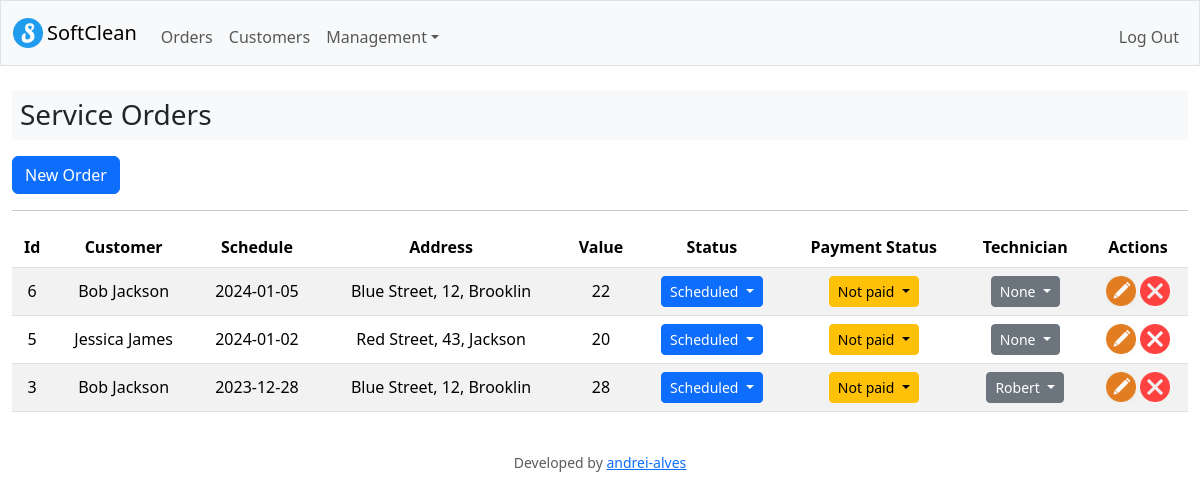
/orders (signed in), run on the app's committed database.
### tables this page shows
CREATE TABLE orders (
    id INTEGER PRIMARY KEY AUTOINCREMENT NOT NULL,
    customer_id INTERGER NOT NULL,
    register_date TIMESTAMP NOT NULL,
    execution_date DATE NOT NULL,
    time TEXT,
    amount NUMERIC NOT NULL,
    discount NUMERIC,
    status TEXT NOT NULL,
    payment TEXT NOT NULL,
    payment_status TEXT NOT NULL, technician TEXT,
    FOREIGN KEY(customer_id) REFERENCES customers(id)
);

CREATE TABLE customers (
    id INTEGER PRIMARY KEY AUTOINCREMENT NOT NULL,
    name TEXT NOT NULL,
    phone TEXT NOT NULL,
    phone2 TEXT,
    address TEXT,
    address_number TEXT,
    address_complement TEXT,
    neighborhood TEXT,
    city TEXT
);

### app.py (the view)
@app.route("/orders", methods=["GET", "POST"])
@login_required
def orders():
    order_status = [
        "Scheduled",
        "Done",
        "Canceled"
    ]
    payment_types = [
        "Cash",
        "Credit Card",
        "Debit Card",
        "Transfer",
        "Uninformed"
    ]
    payment_status = [
        "Paid",
        "Not paid"
    ]
    technicians_search = db.execute(
        "SELECT name FROM staff WHERE role = 'Technician';"
    )
    technicians = []
    for row in technicians_search:
        technicians.append(row["name"])
    if request.method == "POST":
        if not request.form.get("name"):
            flash("You must provide a username")
            return redirect("/orders")
        elif not request.form.get("date"):
            flash("You must provide a scheduling date")
            return redirect("/orders")
        elif not request.form.get("service"):
            flash("You must provide at least a service item")
            return redirect("/orders")
        rows = db.execute(
            "SELECT * FROM customers WHERE name = ?", request.form.get("name")
        )
        if len(rows) != 1:
            flash("Customer not registered")
            return redirect("/orders")
        timestamp = datetime.now()
        db.execute(
            "INSERT INTO orders (customer_id, register_date, execution_date, time, amount, discount, status, payment, payment_status) VALUES (?, ?, ?, ?, ?, ?, ?, ?, ?);",
            request.form.get("customer_id"),
            timestamp,
            request.form.get("date"),
            request.form.get("time"),
            int(request.form.get("total")),
            0 if request.form.get("total_discount") == '' else int(request.form.get("total_discount")),
            "Scheduled",
            request.form.get("payment_type"),
            "Not paid"
        )
        order_id = db.execute(
            "SELECT id FROM orders ORDER BY id DESC LIMIT 1;"
        )
        for i in range(len(request.form.getlist("service"))):
            db.execute(
                "INSERT INTO services_ordered (order_id, service, quantity, price_un, discount_un) VALUES (?, ?, ?, ?, ?);",
                order_id[0]["id"],
                request.form.getlist("service")[i],
                int(request.form.getlist("quantity")[i]),
                int(request.form.getlist("price_un")[i]),
                int(request.form.getlist("discount_un")[i]) if request.form.getlist("discount_un")[i] != '' else '',
            )
        return redirect("/orders")
    else:
        orders = db.execute(
            "SELECT orders.id, customers.name, orders.execution_date, customers.address, customers.address_number, customers.neighborhood, orders.amount, orders.status, orders.payment_status, orders.technician FROM orders INNER JOIN customers ON orders.customer_id=customers.id ORDER BY orders.id DESC;"
        )
        print(technicians)
        return render_template("orders.html", order_status=order_status, payment_status=payment_status, payment_types=payment_types, technicians=technicians, orders=orders)

### app.py (called while the page is built)
@app.after_request
def after_request(response):
    response.headers["Cache-Control"] = "no-cache, no-store, must-revalidate"
    response.headers["Expires"] = 0
    response.headers["Pragma"] = "no-cache"
    return response

### helpers.py (called while the page is built)
def login_required(f):
    @wraps(f)
    def decorated_function(*args, **kwargs):
        if session.get("user_id") is None:
            return redirect("/login")
        return f(*args, **kwargs)
    return decorated_function

### templates/orders.html (shortened to what this page needs)
{% extends "layout.html" %}
{% block main %}
<div class="d-flex justify-content-center mb-2">
  <h3 class="bg-light w-100 p-2 text-start">Service Orders</h3>
</div>
<div class="text-start">
  <button type="button" class="btn btn-primary" data-bs-toggle="modal" data-bs-target="#staticBackdrop">
    New Order
  </button>
</div>
<hr>
<div class="table-responsive">
  <table class="table table-striped table-hover align-middle">
    <thead>
      <tr>
        <th scope="col">Id</th>
        <th scope="col">Customer</th>
        <th scope="col">Schedule</th>
        <th scope="col">Address</th>
        <th scope="col">Value</th>
        <th scope="col">Status</th>
        <th scope="col">Payment Status</th>
        <th scope="col">Technician</th>
        <th scope="col">Actions</th>
      </tr>
    </thead>
    <tbody>
      {% for order in orders %}
      <tr>
        <td scope="row">{{ order["id"] }}</td>
        <td scope="row">{{ order["name"] }}</td>
        <td>{{ order["execution_date"] }}</td>
        <td>{{ order["address"] }}, {{ order["address_number"] }}, {{ order["neighborhood"] }}</td>
        <td>{{ order["amount"] }}</td>
        <td>
          <div class="dropdown">
            <button class="btn btn-sm dropdown-toggle
            {% if order['status'] == 'Scheduled' %}
              btn-primary
            {% elif order['status'] == 'Done' %}
              btn-success
            {% else %}
              btn-danger
            {% endif %}" type="button" data-bs-toggle="dropdown" aria-expanded="false">
            {{ order["status"] }}
            </button>
          </div>
        </td>
        <td>
          <div class="dropdown">
            <button class="btn btn-sm dropdown-toggle
            {% if order['payment_status'] == 'Paid' %}
              btn-success
            {% else %}
              btn-warning
            {% endif %}" type="button" data-bs-toggle="dropdown" aria-expanded="false">
              {{ order["payment_status"] }}
            </button>
          </div>
        </td>
        <td>
          <div class="dropdown">
            <button class="btn btn-sm btn-secondary dropdown-toggle" type="button" data-bs-toggle="dropdown" aria-expanded="false">
              {{ order["technician"] }}
            </button>
          </div>
        </td>
        <td>
          <a href="/orders/edit={{ order['id'] }}"><img src="/static/edit_button.ico" width="30"></a>
          <a type="button" data-bs-toggle="modal" data-bs-target="#deleteModal{{ order['id'] }}"><img src="/static/delete_button.ico" width="30"></a>
        </td>
      </tr>
      {% endfor %}
    </tbody>
  </table>
</div>
{% endblock %}

### templates/layout.html (shortened to what this page needs)
<!DOCTYPE html>
<html lang="en">
    <head>
        <link href="https://cdn.jsdelivr.net/npm/bootstrap@5.3.2/dist/css/bootstrap.min.css" rel="stylesheet"
>
        <link href="/static/styles.css" rel="stylesheet">
    </head>
    <body>
        <header>
            <nav class="bg-light border navbar navbar-expand-md navbar-light">
                <div class="container-fluid">
                    <img src="/static/logo.png" alt="Softclean logo" width="30" height="30" class="me-1">
                    <a class="navbar-brand" href="/"><span class="blue">SoftClean</span></a>
                    <div class="collapse navbar-collapse" id="navbar">
                        {% if session["user_id"] %}
                        <ul class="navbar-nav me-auto mt-2">
                            <li class="nav-item"><a class="nav-link" href="/orders">Orders</a></li>
                            <li class="nav-item"><a class="nav-link" href="/customers">Customers</a></li>
                            <li class="nav-item dropdown">
                                <a class="nav-link dropdown-toggle" href="#" role="button" data-bs-toggle="dropdown"
                                    aria-expanded="false">Management</a>
                            </li>
                        </ul>
                        <ul class="navbar-nav ms-auto mt-2">
                            <li class="nav-item"><a class="nav-link" href="/logout">Log Out</a></li>
                        </ul>
                        {% else %}
                        <ul class="navbar-nav ms-auto mt-2">
                            <li class="nav-item"><a class="nav-link" href="/login">Log In</a></li>
                        </ul>
                        {% endif %}
                    </div>
                </div>
            </nav>
        </header>
        <main class="container-fluid py-4 text-center">
            {% block main %}{% endblock %}
        </main>
        <footer class="mb-5 small text-center text-muted">
            Developed by <a href="https://www.linkedin.com/in/alves-andrei/">andrei-alves</a>
        </footer>
    </body>
</html>

### data on the page
orders: id "6", name "Bob Jackson", execution_date "2024-01-05", address "Blue Street", address_number "12", neighborhood "Brooklin", amount "22", status "Scheduled", payment_status "Not paid", technician "None"
orders: id "5", name "Jessica James", execution_date "2024-01-02", address "Red Street", address_number "43", neighborhood "Jackson", amount "20", status "Scheduled", payment_status "Not paid", technician "None"
orders: id "3", name "Bob Jackson", execution_date "2023-12-28", address "Blue Street", address_number "12", neighborhood "Brooklin", amount "28", status "Scheduled", payment_status "Not paid", technician "Robert"
